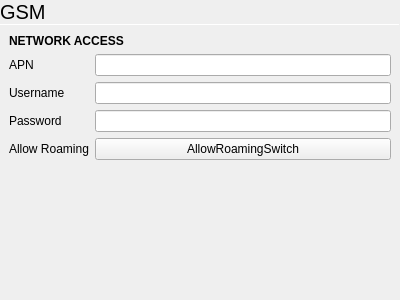
<?xml version="1.0" encoding="UTF-8"?>
<ui version="4.0">
 <class>GsmSettingsPane</class>
 <widget class="QWidget" name="GsmSettingsPane">
  <property name="geometry">
   <rect>
    <x>0</x>
    <y>0</y>
    <width>400</width>
    <height>300</height>
   </rect>
  </property>
  <property name="windowTitle">
   <string>GSM</string>
  </property>
  <layout class="QVBoxLayout" name="verticalLayout">
   <property name="spacing">
    <number>0</number>
   </property>
   <property name="leftMargin">
    <number>0</number>
   </property>
   <property name="topMargin">
    <number>0</number>
   </property>
   <property name="rightMargin">
    <number>0</number>
   </property>
   <property name="bottomMargin">
    <number>0</number>
   </property>
   <item>
    <widget class="QLabel" name="label">
     <property name="font">
      <font>
       <pointsize>15</pointsize>
      </font>
     </property>
     <property name="text">
      <string>GSM</string>
     </property>
     <property name="margin">
      <number>9</number>
     </property>
    </widget>
   </item>
   <item>
    <widget class="Line" name="line">
     <property name="maximumSize">
      <size>
       <width>16777215</width>
       <height>1</height>
      </size>
     </property>
     <property name="orientation">
      <enum>Qt::Horizontal</enum>
     </property>
    </widget>
   </item>
   <item>
    <layout class="QGridLayout" name="gridLayout">
     <property name="leftMargin">
      <number>9</number>
     </property>
     <property name="topMargin">
      <number>9</number>
     </property>
     <property name="rightMargin">
      <number>9</number>
     </property>
     <property name="bottomMargin">
      <number>9</number>
     </property>
     <property name="spacing">
      <number>6</number>
     </property>
     <item row="3" column="0">
      <widget class="QLabel" name="label_5">
       <property name="text">
        <string>Password</string>
       </property>
      </widget>
     </item>
     <item row="3" column="1">
      <widget class="QLineEdit" name="passwordField"/>
     </item>
     <item row="1" column="0">
      <widget class="QLabel" name="label_3">
       <property name="text">
        <string>APN</string>
       </property>
      </widget>
     </item>
     <item row="2" column="0">
      <widget class="QLabel" name="label_4">
       <property name="text">
        <string>Username</string>
       </property>
      </widget>
     </item>
     <item row="0" column="0" colspan="2">
      <widget class="QLabel" name="label_2">
       <property name="font">
        <font>
         <weight>75</weight>
         <bold>true</bold>
        </font>
       </property>
       <property name="text">
        <string>NETWORK ACCESS</string>
       </property>
      </widget>
     </item>
     <item row="1" column="1">
      <widget class="QLineEdit" name="apnField"/>
     </item>
     <item row="2" column="1">
      <widget class="QLineEdit" name="usernameField"/>
     </item>
     <item row="4" column="0">
      <widget class="QLabel" name="label_6">
       <property name="text">
        <string>Allow Roaming</string>
       </property>
      </widget>
     </item>
     <item row="4" column="1">
      <widget class="tSwitch" name="allowRoamingSwitch">
       <property name="text">
        <string notr="true">AllowRoamingSwitch</string>
       </property>
      </widget>
     </item>
    </layout>
   </item>
   <item>
    <spacer name="verticalSpacer">
     <property name="orientation">
      <enum>Qt::Vertical</enum>
     </property>
     <property name="sizeHint" stdset="0">
      <size>
       <width>20</width>
       <height>95</height>
      </size>
     </property>
    </spacer>
   </item>
  </layout>
 </widget>
 <customwidgets>
  <customwidget>
   <class>tSwitch</class>
   <extends>QPushButton</extends>
   <header location="global">tswitch.h</header>
  </customwidget>
 </customwidgets>
 <resources/>
 <connections/>
</ui>
